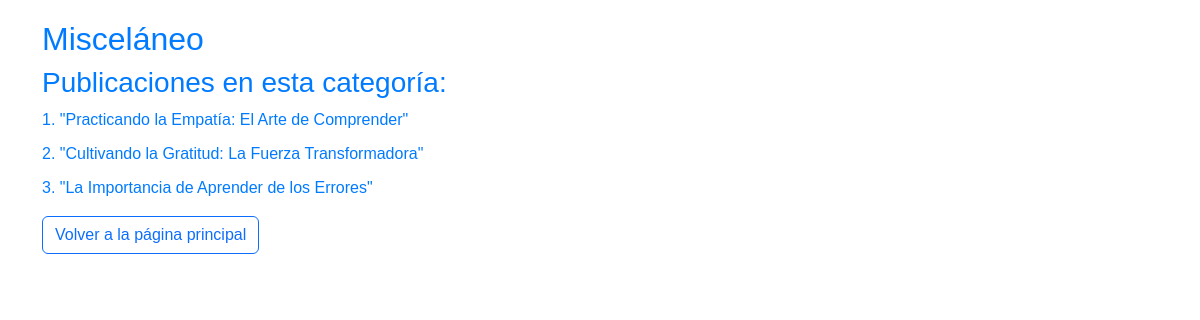
The app's page /categoria/1/ with its own data.
### blog/models.py (models this page shows, shortened)
class Category(models.Model):
    nombre = models.CharField(max_length=200)

class Post(models.Model):
    titulo = models.CharField(max_length=200)
    texto = models.TextField()
    fecha = models.DateTimeField(default=timezone.now)
    autor = models.ForeignKey(User, on_delete=models.CASCADE)
    categoria = models.ForeignKey(Category, on_delete=models.CASCADE)
    etiquetas = models.ManyToManyField(Hashtag)

### blog/views.py (the view)
# urls.py: path('categoria/<int:categoria_id>/', categoria_detail, name='categoria_detail'),
def categoria_detail(request, categoria_id):
    categoria = get_object_or_404(Category, pk=categoria_id)  # Corregir el nombre del modelo
    return render(request, 'categoria_detail.html', {'categoria': categoria})

### blog/templates/categoria_detail.html (shortened to what this page needs)
<!DOCTYPE html>
<html lang="en">
<head>
    <link rel="stylesheet" href="https://cdn.jsdelivr.net/npm/bootstrap@5.2.3/dist/css/bootstrap.min.css">
</head>
<body>
    <div class="container">
        <div class="row">
            <div class="col-md-8">
                <h2>{{ categoria.nombre }}</h2>
                <h3>Publicaciones en esta categoría:</h3>
                <ul>
                    {% for post in categoria.post_set.all %}
                        <li><a href="{% url 'post_detail' post.id %}">{{ post.titulo }}</a></li>
                    {% endfor %}
                </ul>
                <p><a href="{% url 'index' %}" class="btn btn-outline-primary">Volver a la página principal</a></p>
            </div>
        </div>
    </div>
</body>
</html>

### blog/templates/categoria_detail.html (style rules this page uses)
body { font-family: 'Trebuchet MS', 'Lucida Sans Unicode', 'Lucida Grande', 'Lucida Sans', Arial, sans-serif; margin: 20px; }
h2 { color: #007bff; }
h3 { color: #007bff; }
ul { list-style-type: none; padding: 0; }
li { margin-bottom: 10px; }
a { color: #007bff; text-decoration: none; }

### records on screen
Category: nombre "Misceláneo"
Post: titulo "1. \"Practicando la Empatía: El Arte de Comprender\""
Post: titulo "2. \"Cultivando la Gratitud: La Fuerza Transformadora\""
Post: titulo "3. \"La Importancia de Aprender de los Errores\""
